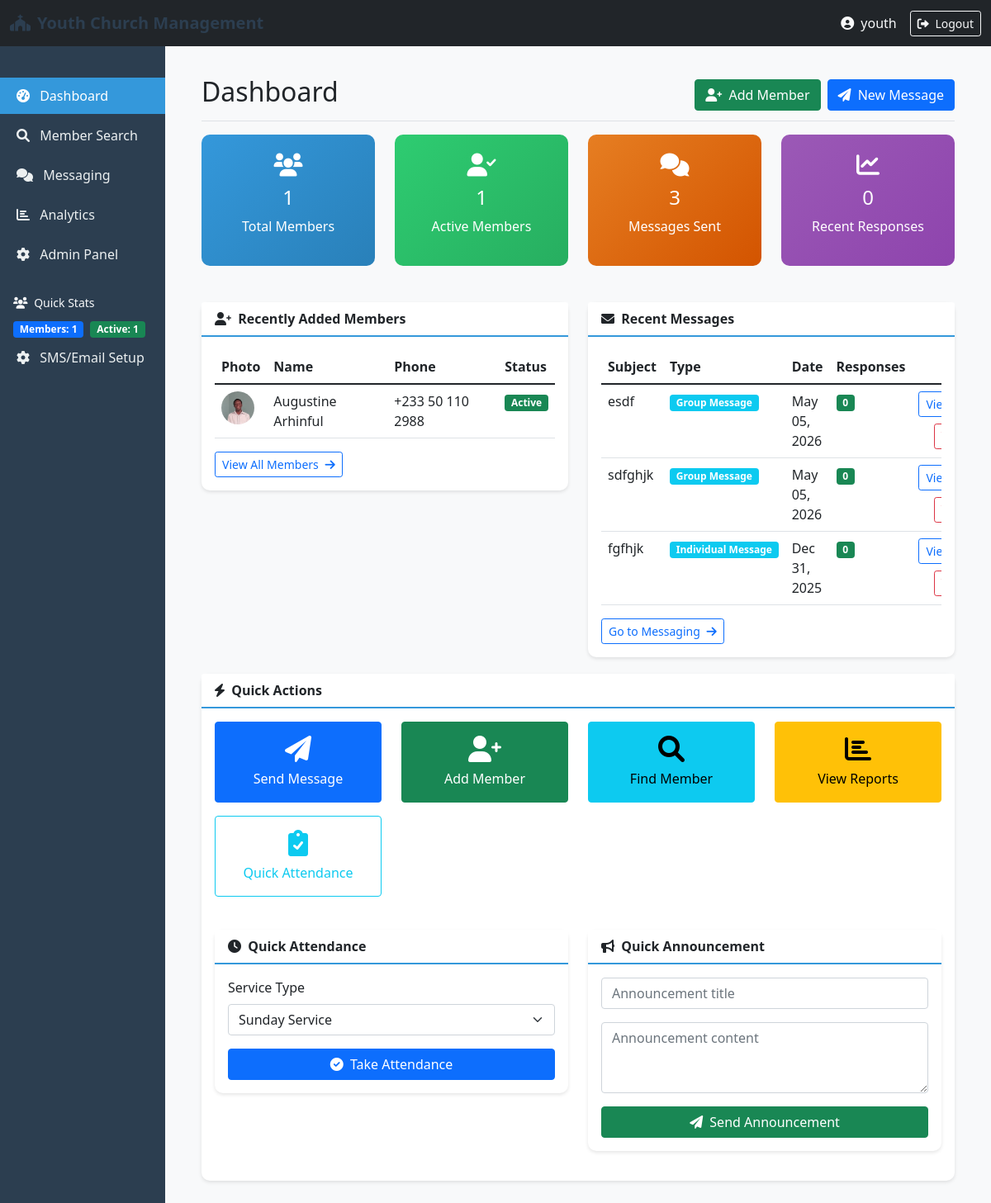
Page /portal/ (signed in) on the earlier database version.
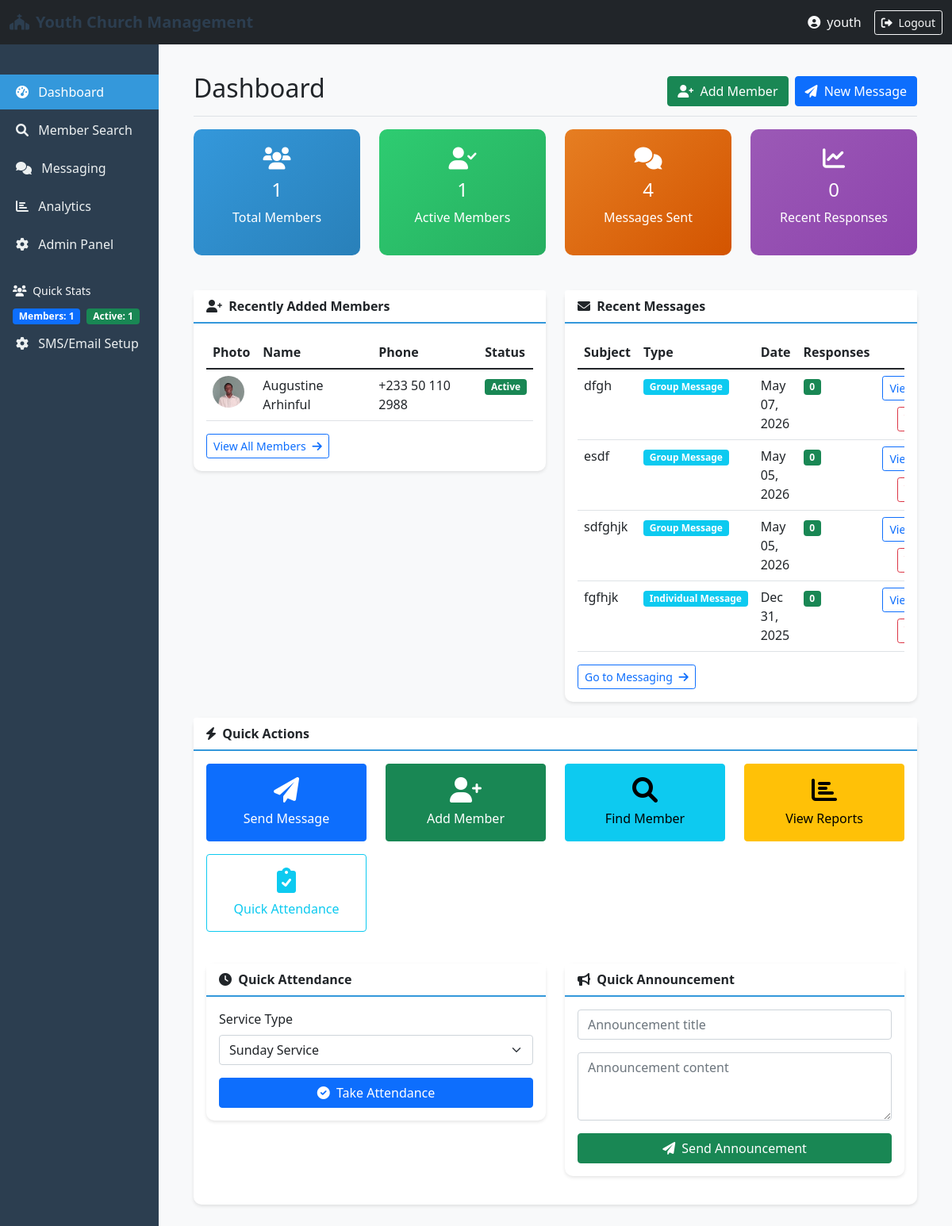
Same page on the later database version.
### members/models.py (models this page shows, shortened)
class Member(models.Model):
    GENDER_CHOICES = [
        ('M', 'Male'),
        ('F', 'Female'),
        ('O', 'Other'),
    ]
    STATUS_CHOICES = [
        ('active', 'Active'),
        ('inactive', 'Inactive'),
        ('visitor', 'Visitor'),
        ('transferred', 'Transferred'),
    ]
    first_name = models.CharField(max_length=100, blank=True)
    last_name = models.CharField(max_length=100, blank=True)
    middle_name = models.CharField(max_length=100, blank=True)
    date_of_birth = models.DateField(null=True, blank=True)
    gender = models.CharField(max_length=1, choices=GENDER_CHOICES, blank=True)
    email = models.EmailField(unique=True, blank=True, null=True)
    phone_number = PhoneNumberField(unique=True, blank=True)
    alternate_phone = PhoneNumberField(blank=True)
    address = models.TextField(blank=True)
    city = models.CharField(max_length=100, blank=True)
    state = models.CharField(max_length=100, blank=True)
    postal_code = models.CharField(max_length=20, blank=True)
    date_joined = models.DateField(default=date.today, blank=True, null=True)
    baptism_date = models.DateField(null=True, blank=True)
    status = models.CharField(max_length=20, choices=STATUS_CHOICES, default='active', blank=True)
    department = models.CharField(max_length=100, blank=True)
    spiritual_gifts = models.TextField(blank=True)
    photo = models.ImageField(upload_to=member_photo_path, blank=True, null=True)
    emergency_contact_name = models.CharField(max_length=200, blank=True)
    emergency_contact_phone = PhoneNumberField(blank=True)
    emergency_contact_relationship = models.CharField(max_length=100, blank=True)
    occupation = models.CharField(max_length=100, blank=True)
    school = models.CharField(max_length=200, blank=True)
    talents = models.TextField(blank=True)
    notes = models.TextField(blank=True)
    created_at = models.DateTimeField(auto_now_add=True)
    updated_at = models.DateTimeField(auto_now=True)
    created_by = models.ForeignKey(User, on_delete=models.SET_NULL, null=True, related_name='members_created')
    updated_by = models.ForeignKey(User, on_delete=models.SET_NULL, null=True, blank=True, related_name='members_updated')
    class Meta:
        ordering = ['last_name', 'first_name']
        indexes = [
            models.Index(fields=['last_name', 'first_name']),
            models.Index(fields=['phone_number']),
            models.Index(fields=['email']),
            models.Index(fields=['status']),
        ]
    def full_name(self):
        return f"{self.first_name} {self.middle_name} {self.last_name}".strip()

### messaging/models.py (models this page shows, shortened)
class Message(models.Model):
    MESSAGE_TYPE_CHOICES = [
        ('broadcast', 'Broadcast to All'),
        ('group', 'Group Message'),
        ('individual', 'Individual Message'),
    ]
    id = models.UUIDField(primary_key=True, default=uuid.uuid4, editable=False)
    sender = models.ForeignKey(User, on_delete=models.CASCADE, related_name='sent_messages')
    message_type = models.CharField(max_length=20, choices=MESSAGE_TYPE_CHOICES, default='broadcast')
    subject = models.CharField(max_length=200)
    content = models.TextField()
    recipients = models.ManyToManyField(Member, related_name='received_messages', blank=True)
    is_broadcast = models.BooleanField(default=False)
    is_sent = models.BooleanField(default=False)
    is_delivered = models.BooleanField(default=False)
    created_at = models.DateTimeField(auto_now_add=True)
    scheduled_for = models.DateTimeField(null=True, blank=True)
    sent_at = models.DateTimeField(null=True, blank=True)
    sms_sent = models.BooleanField(default=False)
    whatsapp_sent = models.BooleanField(default=False)
    is_deleted = models.BooleanField(default=False)
    deleted_at = models.DateTimeField(null=True, blank=True)
    class Meta:
        ordering = ['-created_at']

### portal/views.py (the view)
        def wrapped_view(request, *args, **kwargs):
            if request.user.is_authenticated:
                try:
                    profile = request.user.userprofile
                    if getattr(profile, permission_name, False):
                        return view_func(request, *args, **kwargs)
                except:
                    pass
            return HttpResponseForbidden("You don't have permission to access this page.")

### portal/views.py (called while the page is built)
def staff_required(view_func):
    decorated_view_func = user_passes_test(
        lambda u: u.is_authenticated and u.is_staff,
        login_url='/accounts/login/'
    )(view_func)
    return decorated_view_func

def permission_required(permission_name):
    def decorator(view_func):
        def wrapped_view(request, *args, **kwargs):
            if request.user.is_authenticated:
                try:
                    profile = request.user.userprofile
                    if getattr(profile, permission_name, False):
                        return view_func(request, *args, **kwargs)
                except:
                    pass
            return HttpResponseForbidden("You don't have permission to access this page.")
        return wrapped_view
    return decorator

### templates/portal/dashboard.html (shortened to what the changed rows need)
{% extends 'base.html' %}
{% load static %}
{% block content %}
<div class="d-flex justify-content-between flex-wrap flex-md-nowrap align-items-center pt-3 pb-2 mb-3 border-bottom">
    <h1 class="h2">Dashboard</h1>
</div>
<div class="row">
    <div class="col-md-3">
        <div class="stat-card orange">
            <h3><i class="fas fa-comments"></i></h3>
            <h4>{{ total_messages }}</h4>
            <p>Messages Sent</p>
        </div>
    </div>
</div>
<div class="row mt-4">
    <div class="col-md-6">
        <div class="card">
            <div class="card-body">
                <div class="table-responsive">
                    <table class="table table-hover">
                        <thead>
                            <tr>
                                <th>Photo</th>
                                <th>Name</th>
                                <th>Phone</th>
                                <th>Status</th>
                            </tr>
                        </thead>
                        <tbody>
                            {% for member in recent_members %}
                            <tr style="cursor: pointer;" onclick="window.location='{% url 'member_detail' member.pk %}'">
                                <td>
                                    {% if member.photo %}
                                    <img src="{{ member.photo.url }}" class="profile-img-sm" alt="Profile photo">
                                    {% else %}
                                    <div class="profile-img-sm d-flex align-items-center justify-content-center" style="background: linear-gradient(135deg, #667eea 0%, #764ba2 100%); border-radius: 50%; color: white; font-weight: bold; font-size: 0.85rem;">
                                        {{ member.member_initials }}
                                    </div>
                                    {% endif %}
                                </td>
                                <td>{{ member.full_name }}</td>
                                <td>{{ member.phone_number }}</td>
                                <td>
                                    <span class="badge {% if member.status == 'active' %}bg-success{% else %}bg-warning{% endif %}">
                                        {{ member.status|title }}
                                    </span>
                                </td>
                            </tr>
                            {% empty %}
                            <tr>
                                <td colspan="4" class="text-center">No members found</td>
                            </tr>
                            {% endfor %}
                        </tbody>
                    </table>
                </div>
            </div>
        </div>
    </div>
    <div class="col-md-6">
        <div class="card">
            <div class="card-body">
                <div class="table-responsive">
                    <table class="table table-hover">
                        <thead>
                            <tr>
                                <th>Subject</th>
                                <th>Type</th>
                                <th>Date</th>
                                <th>Responses</th>
                                <th></th>
                            </tr>
                        </thead>
                        <tbody>
                            {% for message in recent_messages %}
                            <tr>
                                <td>{{ message.subject|truncatechars:30 }}</td>
                                <td>
                                    <span class="badge {% if message.is_broadcast %}bg-primary{% else %}bg-info{% endif %}">
                                        {{ message.get_message_type_display }}
                                    </span>
                                </td>
                                <td>{{ message.created_at|date:"M d, Y" }}</td>
                                <td>
                                    <span class="badge bg-success">{{ message.responses.count }}</span>
                                </td>
                                    <td class="text-end">
                                        <div class="d-flex flex-wrap justify-content-end gap-2">
                                            <a href="{% url 'message_responses' message.id %}" class="btn btn-sm btn-outline-primary">
                                                View
                                            </a>
                                            <form method="post" action="{% url 'delete_message' message.id %}" onsubmit="return confirm('Delete this message and all related responses?');">
                                        <button type="submit" class="btn btn-sm btn-outline-danger">
                                        </button>
                                            </form>
                                        </div>
                                </td>
                            </tr>
                            {% empty %}
                            <tr>
                                <td colspan="5" class="text-center">No messages sent yet</td>
                            </tr>
                            {% endfor %}
                        </tbody>
                    </table>
                </div>
            </div>
        </div>
    </div>
</div>
{% endblock %}

Differences in the rows shown:
added Message: subject "dfgh", message_type "Group Message", created_at "May 07, 2026", responses.count "0"
Other differences:
{{ total_messages }}: "3" → "4"
